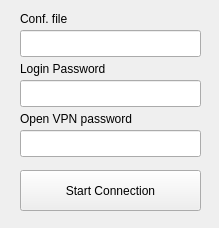
<?xml version="1.0" encoding="UTF-8"?>
<ui version="4.0">
 <class>ovpn</class>
 <widget class="QMainWindow" name="ovpn">
  <property name="geometry">
   <rect>
    <x>0</x>
    <y>0</y>
    <width>219</width>
    <height>228</height>
   </rect>
  </property>
  <property name="minimumSize">
   <size>
    <width>219</width>
    <height>228</height>
   </size>
  </property>
  <property name="maximumSize">
   <size>
    <width>219</width>
    <height>228</height>
   </size>
  </property>
  <property name="windowTitle">
   <string>OpenVPN Client</string>
  </property>
  <widget class="QWidget" name="centralwidget">
   <widget class="QLineEdit" name="confEdit">
    <property name="geometry">
     <rect>
      <x>20</x>
      <y>30</y>
      <width>181</width>
      <height>27</height>
     </rect>
    </property>
   </widget>
   <widget class="QLineEdit" name="ovpnpass_Edit">
    <property name="geometry">
     <rect>
      <x>20</x>
      <y>130</y>
      <width>181</width>
      <height>27</height>
     </rect>
    </property>
    <property name="echoMode">
     <enum>QLineEdit::Password</enum>
    </property>
   </widget>
   <widget class="QLabel" name="label">
    <property name="geometry">
     <rect>
      <x>20</x>
      <y>10</y>
      <width>62</width>
      <height>17</height>
     </rect>
    </property>
    <property name="text">
     <string>Conf. file</string>
    </property>
   </widget>
   <widget class="QLabel" name="label_2">
    <property name="geometry">
     <rect>
      <x>20</x>
      <y>110</y>
      <width>191</width>
      <height>17</height>
     </rect>
    </property>
    <property name="text">
     <string>Open VPN password</string>
    </property>
   </widget>
   <widget class="QPushButton" name="startBtn">
    <property name="geometry">
     <rect>
      <x>20</x>
      <y>170</y>
      <width>181</width>
      <height>41</height>
     </rect>
    </property>
    <property name="text">
     <string>Start Connection</string>
    </property>
   </widget>
   <widget class="QLabel" name="label_3">
    <property name="geometry">
     <rect>
      <x>20</x>
      <y>60</y>
      <width>191</width>
      <height>17</height>
     </rect>
    </property>
    <property name="text">
     <string>Login Password</string>
    </property>
   </widget>
   <widget class="QLineEdit" name="localpass_Edit">
    <property name="geometry">
     <rect>
      <x>20</x>
      <y>80</y>
      <width>181</width>
      <height>27</height>
     </rect>
    </property>
    <property name="echoMode">
     <enum>QLineEdit::Password</enum>
    </property>
   </widget>
  </widget>
 </widget>
 <resources/>
 <connections/>
</ui>
